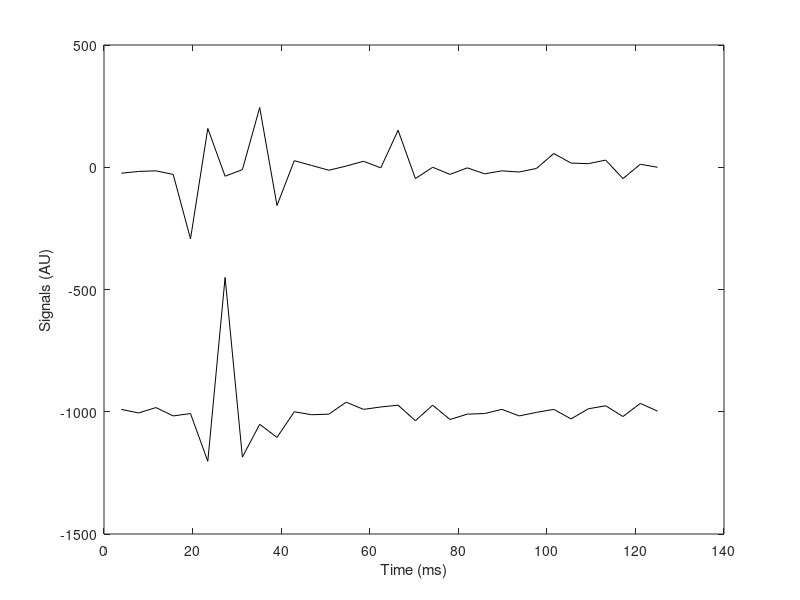
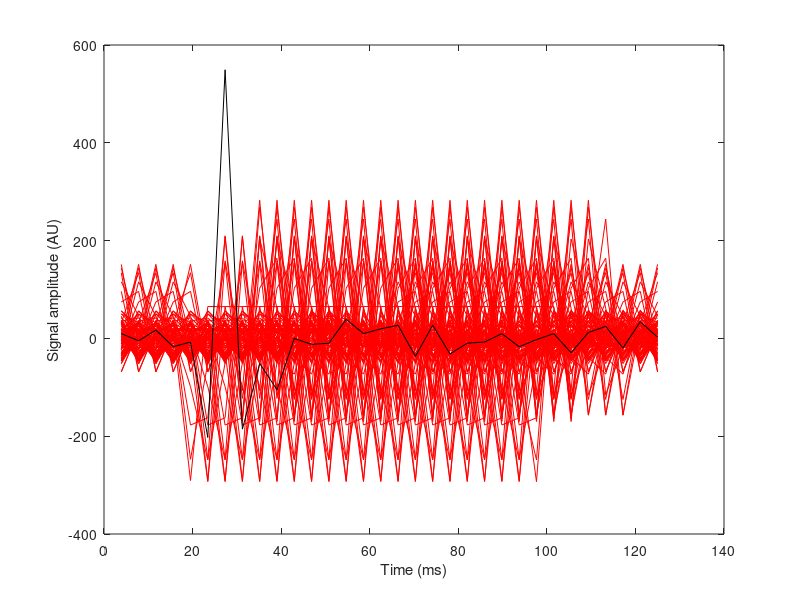
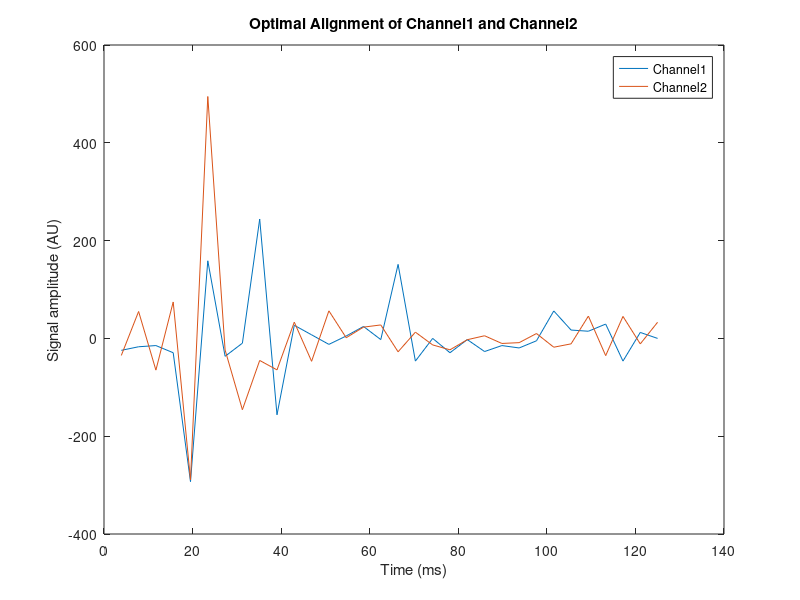
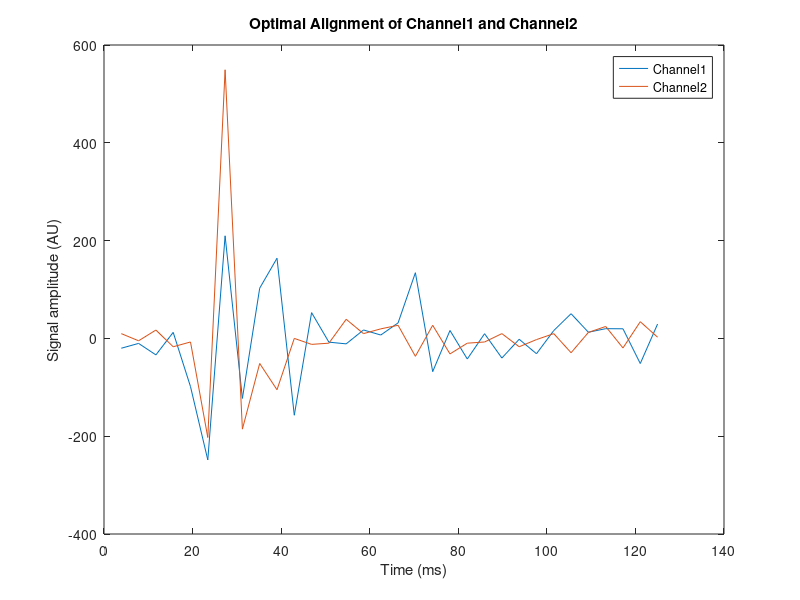

Here is the MATLAB script that generated these plots, in order:
close all;
clear all;
fclose('all')
load('Signals_EMG.mat'); % Loading the recorded EMGs (two channels)
n_step = 100; % Number of steps in the loop for optimal alignment
stepSize = 0.2; % Size of the step of non-integer delay applied to one of the signals for alignment
ied=24; % Interelectrode distance of the recordings in mm
Fs = 2048; % Recording sampling frequency
Ts = 1/Fs; % Sampling interval
 
% Downsampling by an integer
M = 8; % Downsampling factor
channel1 = channel1(1:M:end); % Downsampling first channel
channel2 = channel2(1:M:end); % Downsampling second channel
Fs=Fs/M;
Ts=Ts*M;
% End downsampling
 
timeAxis=[1:length(channel1)].*Ts.*1000; % Definition of time axis in ms
freqAxis=fftshift([-0.5:1/(length(channel1)):0.5-1/(length(channel1))]); % Definition of discrete frequency axis

%%
figure(1);plot(timeAxis,channel1,'k');hold on; plot(timeAxis,channel2-1000,'k'); % Plot of the two recordings after down-sampling
xlabel('Time (ms)')
ylabel('Signals (AU)')
 
channel1_ft = fft(channel1); % Fourier transform of the first channel

%% 
figure(2)
for uu = 1 : n_step
    channel1_dt = (channel1_ft).*exp(-i*2*pi*stepSize*uu*freqAxis); % complex exponential multiplication (delay in frequency domain)
    channel1_dt = real(ifft((channel1_dt))); % inverse transform to go back to the time domain 
    plot(timeAxis,channel1_dt,'r'); % Plot of the time-shifted signal
    hold on;
    MSE_vect(uu)= sum((channel1_dt - channel2).^ 2)./sum(channel2.^ 2).*100; % normalized mean square error between aligned signals
    delay(uu) = stepSize*uu; % Imposed delay in samples
end;

plot(timeAxis,channel2,'k');
xlabel('Time (ms)')
ylabel('Signal amplitude (AU)')
 
% Identification of the optimal delay (minimum mean sqaure error)
[MSEopt, optDelay] = min(MSE_vect);


% Delay and conduction velocity estimate
fprintf('The optimal delay is %2.2f ms \n',delay(optDelay)*Ts*1000);
fprintf('The estimated conduction velocity is %2.2f m/s \n',ied/(delay(optDelay)*Ts*1000));
fprintf('Optimal MSE between signals: %2.2f %%\n',MSEopt);



% Plot of optimal alignment
timeAxis_2=[1:length(channel2)].*Ts.*1000; % Definition of time axis in ms
freqAxis_2=fftshift([-0.5:1/(length(channel2)):0.5-1/(length(channel2))]); % Definition of discrete frequency axis

channel2_ft = fft(channel2);
channel2_dt = (channel2_ft).*exp(-i*2*pi* -(delay(optDelay)) *freqAxis_2); % complex exponential multiplication (delay in frequency domain)
channel2_dt = real(ifft((channel2_dt))); % inverse transform to go back to the time domain 

%% channel 2 move forward
figure(3);
plot(timeAxis, channel1, 'DisplayName', 'Channel1');
hold on;
plot(timeAxis_2, channel2_dt, 'DisplayName', 'Channel2');
hold off;
legend;
xlabel('Time (ms)')
ylabel('Signal amplitude (AU)')
title('Optimal Alignment of Channel1 and Channel2');

%% channal 1 move back
channel1_dt = (channel1_ft).*exp(-i*2*pi* (delay(optDelay)) *freqAxis); % complex exponential multiplication (delay in frequency domain)
channel1_dt = real(ifft((channel1_dt))); % inverse transform to go back to the time domain 
figure(4);
plot(timeAxis, channel1_dt, 'DisplayName', 'Channel1');
hold on;
plot(timeAxis_2, channel2, 'DisplayName', 'Channel2');
hold off;
legend;
xlabel('Time (ms)')
ylabel('Signal amplitude (AU)')
title('Optimal Alignment of Channel1 and Channel2');

%% Estimation error with different downsampling factors
figure(5)


for M = [1 2 4 8]
    
    load('Signals_EMG.mat'); % Loading the recorded EMGs (two channels)

    channel1 = channel1(1:M:end); % Downsampling first channel
    channel2 = channel2(1:M:end); % Downsampling second channel
    
    Fs=Fs/M;
    Ts=Ts*M;
    % End downsampling

    timeAxis=[1:length(channel1)].*Ts.*1000; % Definition of time axis in ms
    freqAxis=fftshift([-0.5:1/(length(channel1)):0.5-1/(length(channel1))]); % Definition of discrete frequency axis
 
    channel1_ft = fft(channel1); % Fourier transform of the first channel
    
    for uu = 1 : n_step
        channel1_dt = (channel1_ft).*exp(-i*2*pi*stepSize*uu*freqAxis); % complex exponential multiplication (delay in frequency domain)
        channel1_dt = real(ifft((channel1_dt))); % inverse transform to go back to the time domain 
        MSE_vect(uu)= sum((channel1_dt - channel2).^ 2)./sum(channel2.^ 2).*100; % normalized mean square error between aligned signals
        delay(uu) = (stepSize*uu); % Imposed delay in samples
    end

    [MSEopt, optDelay] = min(MSE_vect);
 
    % Delay and conduction velocity estimate
    fprintf('The optimal delay is %2.2f ms \n',delay(optDelay)*Ts*1000);
    fprintf('The estimated conduction velocity is %2.2f m/s \n',ied/(delay(optDelay)*Ts*1000));
    fprintf('Optimal MSE between signals: %2.2f %%\n',MSEopt);
    
    subplot(2,2,((log(M) / log(2)+1)));
    plot( delay .* (Ts * 1000), MSE_vect);

    title(sprintf("M = %d", M))
    xlabel('Delay(ms)');
    ylabel('Estimation Error(%)');
end

